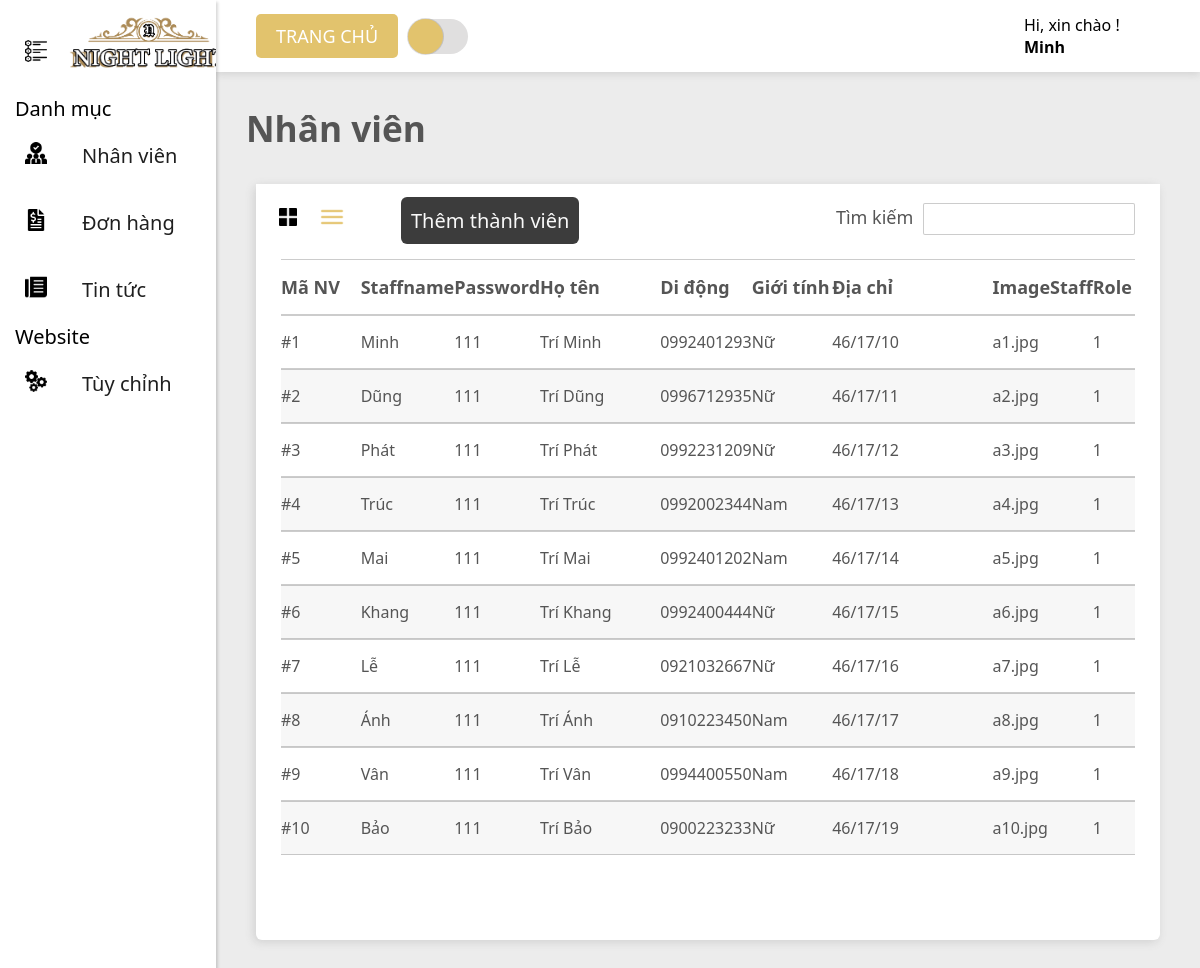
The page /BabyShop/Admin/admin.php?pid=4&view=1 (signed in) on the database its author committed.
### tables this page shows
CREATE TABLE `staff` (
  `StaffID` int(11) PRIMARY KEY NOT NULL AUTO_INCREMENT,
  `Staffname` varchar(200) DEFAULT NULL,
  `Password` varchar(255) DEFAULT NULL,
  `Fullname` varchar(200) DEFAULT NULL,
  `Birthday` date DEFAULT NULL,
  `Gender` bit(1) DEFAULT NULL,
  `Phone` int(11) DEFAULT NULL,
  `Address` varchar(200) DEFAULT NULL,
  `ImageStaff` varchar(200) DEFAULT NULL,
  `Role` int(1) DEFAULT NULL
);

### BabyShop/Admin/control/controller_admin.php (called while the page is built, shortened)
<?php
$color_view1 = "";
?>
<?php
    if(!isset($_GET["view"]))
{
    $color_view1 = "style='filter: invert(94%) sepia(100%) saturate(691%) hue-rotate(320deg) brightness(95%) contrast(87%);'";
}
else
    $color_view2 = "style='filter: invert(94%) sepia(100%) saturate(691%) hue-rotate(320deg) brightness(95%) contrast(87%);'";
?>

### BabyShop/Admin/control/connect_admin.php (called while the page is built, shortened)
<?php
class connect_admin
{
    function __construct(){
        $this->link = new mysqli(servername,username,password,databasename);
    }
}
?>

### BabyShop/Admin/control/ctrl_frm_admin.php (called while the page is built, shortened)
<?php
    include("connect_admin.php");
    class ctrl_frm_admin extends connect_admin
    {
    function lay_dtnv()
    {
        $sql = "select * from staff";
        $kq = $this->link->query($sql);
        return $kq;
    }
    }
?>

### BabyShop/Admin/Views/Nhanvien-section2_admin.php (the view)
<?php
    include_once("control/ctrl_frm_admin.php");
    $ctrl_nhanvien_section2 = new ctrl_frm_admin();
    if(isset($_POST["tim_kiem"]))
    {
        $kq = $ctrl_nhanvien_section2->lay_dtnv_tim($_POST["tim_kiem"]);
    }
    else
    {
        $kq = $ctrl_nhanvien_section2->lay_dtnv();
    }
    require_once("control/controller_admin.php");
?>
                <div class = "header-infor">
                    <h1> Nhân viên </h1>
                </div>
                <div class = "infor-wrapper">
                    <div class = "setting-table">
                        <div class = "add-nv">
                            <a href="admin.php?pid=44&them_nv"> Thêm thành viên </a>
                        </div>
                        <div class = "view">
                            <a href="admin.php?pid=4" <?php echo $color_view1;?>> <img src="assets/images_admin/list_1.png" alt="" width = "24"> </a>
                            <a href="admin.php?pid=4&view=1" <?php echo $color_view2;?>> <img src="assets/images_admin/list_2.png" alt="" width = "24"> </a>
                        </div>
                        <div class="search">
                        <form action="admin.php?pid=4&view=1" method = "post">
                                <label for="lsearch"> Tìm kiếm </label>
                                <input type="text" id = "lseacrh" name="tim_kiem">
                            </form>
                        </div>
                    </div>
                    <div class = "main-table">
                        <table>
                            <thead>
                                <tr>
                                    <th style="width: 10%"> Mã NV </th>
                                    <th style="width: 10%"> Staffname </th>
                                    <th style="width: 10%"> Password </th>
                                    <th style="width: 15%"> Họ tên </th>
                                    <th style="width: 10%"> Di động </th>
                                    <th style="width: 10%;" class="center"> Giới tính </th>
                                    <th style="width: 20%"> Địa chỉ </th>
                                    <th style="width: 10%"> ImageStaff </th>
                                    <th style="width: 10%"> Role </th>
                                </tr>
                            </thead>
                            <tbody>
                                <?php
                                    while ($row = $kq->fetch_assoc())
                                {
                                ?>
                                <tr>
                        <td><a href="admin.php?pid=44&id=<?php echo $row["StaffID"] ?>">#<?php echo $row["StaffID"]; ?></a></td>
                        <td><a href="admin.php?pid=44&id=<?php echo $row["StaffID"] ?>"><?php echo $row["Staffname"]; ?></a></td>
                        <td><a href="admin.php?pid=44&id=<?php echo $row["StaffID"] ?>"><?php echo $row["Password"]; ?></a></td>
                        <td><a href="admin.php?pid=44&id=<?php echo $row["StaffID"] ?>"><?php echo $row["Fullname"]; ?></a></td>
                        <td><a href="admin.php?pid=44&id=<?php echo $row["StaffID"] ?>">0<?php echo $row["Phone"]; ?></a></td>
                        <td><a href="admin.php?pid=44&id=<?php echo $row["StaffID"] ?>">
                                <?php
                                if ($row["Gender"] == 1) {
                                    echo "Nam";
                                } else {
                                    echo "Nữ";
                                }
                                ?>
                            </a>
                        </td>
                        <td><a href="admin.php?pid=44&id=<?php echo $row["StaffID"] ?>"><?php echo $row["Address"] ?></a></td>
                        <td><a href="admin.php?pid=44&id=<?php echo $row["StaffID"] ?>"><?php echo $row["ImageStaff"] ?></a></td>
                        <td><a href="admin.php?pid=44&id=<?php echo $row["StaffID"] ?>"><?php echo $row["Role"] ?></a></td>
                    </tr>
                                <?php
                                }
                                ?>
                            </tbody>
                        </table>
                    </div>
                    <div class = "previous-table">
                    </div>
                </div>

### BabyShop/Admin/assets/css/style-admin.css (style rules this page uses)
* { margin: 0; padding: 0; box-sizing: border-box; font-family: "Segoe UI","Helvetica Neue",Arial,sans-serif,"Apple Color Emoji","Segoe UI Emoji","Segoe UI Symbol","Noto Color Emoji"; }
:root { --blue: #007bff; --indigo: #6610f2; --purple: #6f42c1; --pink: #e83e8c; --red: #dc3545; --orange: #fd7e14; --yellow: #ffc107; --green: #28a745; --teal: #20c997; --cyan: #17a2b8; --gray: #6c757d; --gray-dark: #343a40; --primary: #007bff; --secondary: #6c757d; --success: #28a745; --info: #17a2b8; --warning: #ffc107; --danger: #dc3545; --dark: #343a40; --darktext: black; --light: #ececec; --light2: #f7f7f7; --white: #fff; --chu: #444444; --chu2: #555555; --colormain: #e2c36d; --darkmain: #252525; --backgrounddark: #151515; --breakpoint-xs: 0; --breakpoint-sm: 576px; --breakpoint-md: 768px; --breakpoint-lg: 992px; --breakpoint-xl: 1200px; }
.header-infor { font-size: 2.2vh; width: 100%; height: 14vh; display: flex; align-items: center; padding-left: 30px; }
.header-infor h1 { color: var(--chu2); }
.infor-wrapper { background-color: var(--white); width: auto; margin-left: 5vh; margin-right: 5vh; margin-bottom: 10vh; border-radius: 6px; box-shadow: rgba(99, 99, 99, 0.2) -2px 2px 10px 0px; }
.setting-table { position: relative; max-width: 100%; height: 70px; background-color: var(--white); }
.search { position: absolute; display: flex; align-items: center; right: 0; padding: 25px; height: 100%; }
.search form label { padding-right: 5px; font-size: 18px; color: var(--chu2); }
.search form input[type=text] { padding: 6px; border: 1px solid rgba(122, 122, 122, 0.379); border-radius: 2px; transition: 0.5s; outline: none; background-color: var(--white); }
.view { display: flex; height: 100%; position: absolute; align-items: center; padding-left: 10px; }
.view a { text-decoration: none; padding-right: 10px; padding-left: 10px; }
.add-nv { display: flex; position: absolute; margin-left: 25px; margin-top: 13px; left: 120px; }
.add-nv a { align-items: center; font-size: 20px; padding: 10px; background-color: rgba(0, 0, 0, 0.766); color: rgba(255, 255, 255, 0.964); text-decoration: none; border-radius: 6px; font-weight: 400; }
.main-table table { margin-top: 5px; margin-bottom: 5px; padding-left: 25px; padding-right: 25px; width: 100%; border-spacing: 0; }
.main-table table thead tr th { text-align: left; font-size: 18px; padding-top: 15px; padding-bottom: 15px; border-bottom: 1px solid rgba(122, 122, 122, 0.379); border-top: 1px solid rgba(122, 122, 122, 0.379); color: var(--chu2); }
.main-table table tbody tr td { text-align: left; border-bottom: 1px solid rgba(122, 122, 122, 0.379); border-top: 1px solid rgba(122, 122, 122, 0.379); }
.main-table table tbody tr:nth-child(even) { background-color: var(--light2); }
.main-table table tbody tr td a { display: block; padding-top: 15px; padding-bottom: 15px; color: var(--chu2); text-decoration: none; }
.previous-table { height: 10vh; font-size: 25px; }
.previous-table { display: flex; justify-content: center; text-decoration: none; }

### rows shown on the page
staff: StaffID "1", Staffname "Minh", Password "111", Fullname "Trí Minh", Phone "992401293", Gender "Nữ", Address "46/17/10", ImageStaff "a1.jpg", Role "1"
staff: StaffID "2", Staffname "Dũng", Password "111", Fullname "Trí Dũng", Phone "996712935", Gender "Nữ", Address "46/17/11", ImageStaff "a2.jpg", Role "1"
staff: StaffID "3", Staffname "Phát", Password "111", Fullname "Trí Phát", Phone "992231209", Gender "Nữ", Address "46/17/12", ImageStaff "a3.jpg", Role "1"
staff: StaffID "4", Staffname "Trúc", Password "111", Fullname "Trí Trúc", Phone "992002344", Gender "Nam", Address "46/17/13", ImageStaff "a4.jpg", Role "1"
staff: StaffID "5", Staffname "Mai", Password "111", Fullname "Trí Mai", Phone "992401202", Gender "Nam", Address "46/17/14", ImageStaff "a5.jpg", Role "1"
staff: StaffID "6", Staffname "Khang", Password "111", Fullname "Trí Khang", Phone "992400444", Gender "Nữ", Address "46/17/15", ImageStaff "a6.jpg", Role "1"
staff: StaffID "7", Staffname "Lễ", Password "111", Fullname "Trí Lễ", Phone "921032667", Gender "Nữ", Address "46/17/16", ImageStaff "a7.jpg", Role "1"
staff: StaffID "8", Staffname "Ánh", Password "111", Fullname "Trí Ánh", Phone "910223450", Gender "Nam", Address "46/17/17", ImageStaff "a8.jpg", Role "1"
staff: StaffID "9", Staffname "Vân", Password "111", Fullname "Trí Vân", Phone "994400550", Gender "Nam", Address "46/17/18", ImageStaff "a9.jpg", Role "1"
staff: StaffID "10", Staffname "Bảo", Password "111", Fullname "Trí Bảo", Phone "900223233", Gender "Nữ", Address "46/17/19", ImageStaff "a10.jpg", Role "1"

### other values the page prints
$_SESSION["username"] "Minh"
